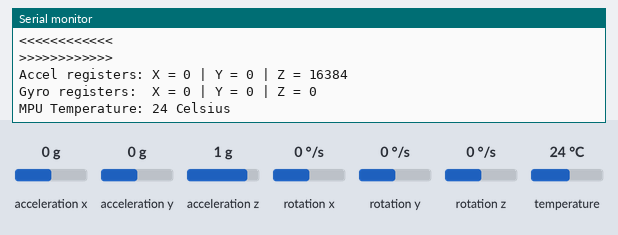
The sketch below on a simulated Arduino Uno, built with avr-gcc and run on an emulated ATmega328P. Shown: the last lines printed to the serial monitor. Wiring (inferred from the names in the program): MPU-6050 motion sensor at I2C address 0x68. The test bench sets the inputs (shaded band); at power-on: acceleration x 0 g, temperature 24 °C, acceleration y 0 g, acceleration z 1 g, rotation x 0 °/s, rotation y 0 °/s, rotation z 0 °/s.

Above: at 1.2 s.
1.3 s: acceleration x set to -1.4 g
At 1.3 s:
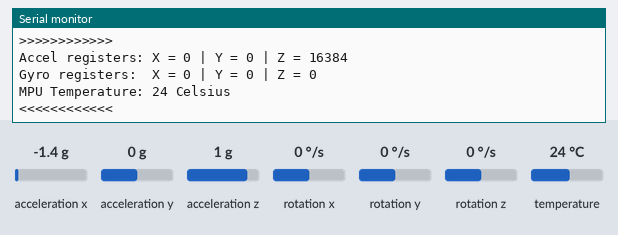
5.5 s: temperature set to 7 °C
At 7.4 s:
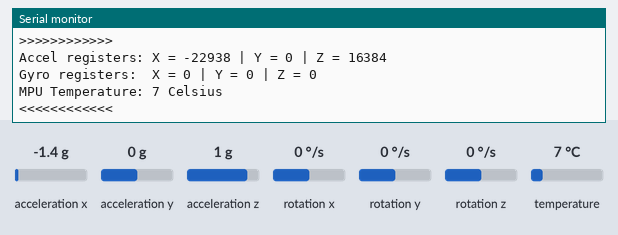
9.7 s: acceleration y set to -1.4 g
11.2 s: acceleration z set to -1.4 g
12.7 s: rotation x set to -192 °/s
At 14.0 s:
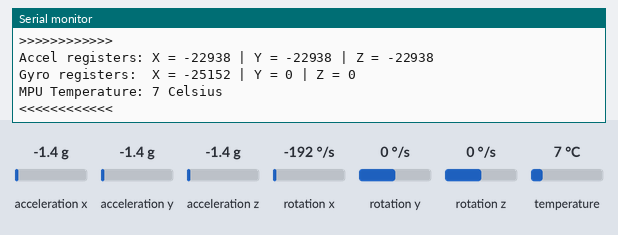

Measured:
- after the input at 5.5 s, the serial monitor: prints a new line after 1.1 s (image 2)
- after the input at 12.7 s, the serial monitor: prints a new line after 0.41 s (image 3)

The sketch:

lesson16_gyroscope.ino
```cpp
#include "Wire.h"

#define MPU_ADDR         0x68 // I2C address of the MPU-6050.
#define MPU_PWR_MGMT_REG 0x6B
#define MPU_WAKE         0x00

#define ACCL_REG 0x3B
#define TEMP_REG 0x41
#define GYRO_REG 0x43

#define BAUD_RATE 9600
#define READ_INTERVAL 1000

void setup() {
    Wire.begin();
    Wire.beginTransmission(MPU_ADDR);
    Wire.write(MPU_PWR_MGMT_REG);
    Wire.write(MPU_WAKE);
    Wire.endTransmission(true);

    Serial.begin(BAUD_RATE);
}

void loop() {
    Serial.println("\n>>>>>>>>>>>>");
    Serial.println(threeDimRead(ACCL_REG,    "Accel registers: "));
    Serial.println(threeDimRead(GYRO_REG,    "Gyro registers:  "));
    Serial.println(readTemperature(TEMP_REG, "MPU Temperature: "));
    Serial.println("<<<<<<<<<<<<\n");

    delay(READ_INTERVAL);
}

String threeDimRead(int8_t reg, String str) {
    int16_t x, y, z;

    Wire.beginTransmission(MPU_ADDR);
    Wire.write(reg);
    Wire.endTransmission(true);

    // Request 6 registers from the starting address.
    Wire.requestFrom(MPU_ADDR, 6, true);
    x = Wire.read() << 8 | Wire.read();
    y = Wire.read() << 8 | Wire.read();
    z = Wire.read() << 8 | Wire.read();

    str.concat("X = ");
    str.concat(x);
    str.concat(" | Y = ");
    str.concat(y);
    str.concat(" | Z = ");
    str.concat(z);

    return str;
}

String readTemperature(int8_t reg, String str) {
    int16_t temp;

    Wire.beginTransmission(MPU_ADDR);
    Wire.write(TEMP_REG);
    Wire.endTransmission(true);

    // Request the 6 acceleration registers.
    Wire.requestFrom(MPU_ADDR, 6, true);
    temp = Wire.read() << 8 | Wire.read();

    // Conversion to celsius from datasheet.
    temp = temp / 340.00 + 36.53;

    str.concat(temp);
    str.concat(" Celsius");
    return str;
}
```
